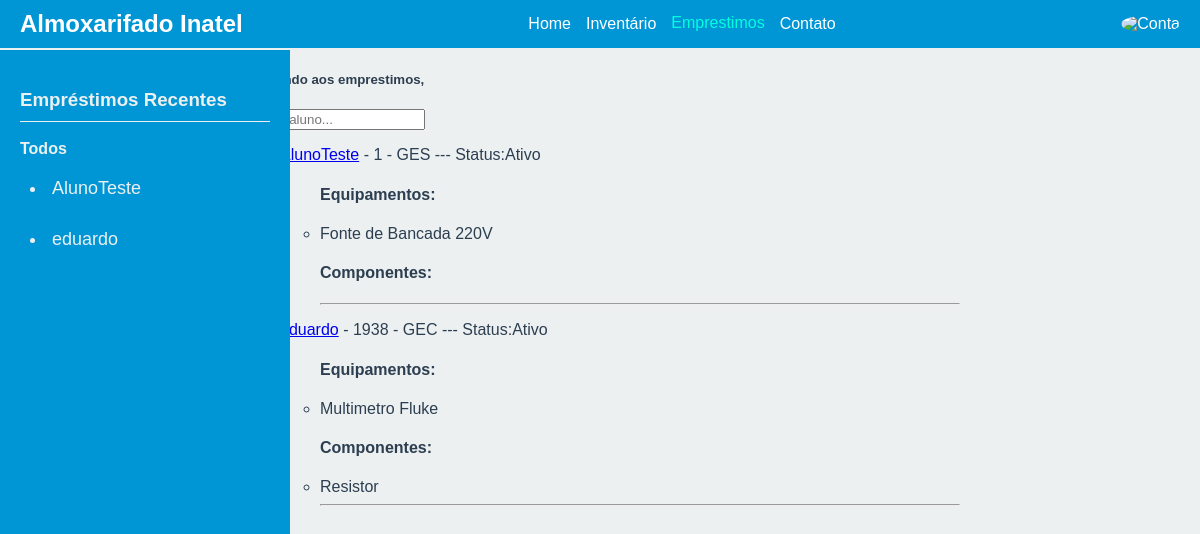
Page /emprestimos/ on the committed database.
### autenticacao/models.py (models this page shows, shortened)
class Aluno(models.Model):
    user = models.OneToOneField(User, on_delete=models.CASCADE, primary_key=True)
    matricula = models.IntegerField(unique=True)
    curso = models.CharField(max_length=50)

class User(AbstractUser):
    name = models.CharField(max_length=200, null=True)
    email= models.EmailField(unique=True, null=True)
    is_aluno = models.BooleanField(default=False)
    is_funcionario =models.BooleanField(default=False)
    USERNAME_FIELD = 'email'
    REQUIRED_FIELDS = []

### emprestimos/models.py (models this page shows, shortened)
class Emprestimo(models.Model):
    id = models.BigAutoField(primary_key=True, unique=True)
    estado = models.CharField(max_length=50)
    data_de_retirada = models.DateField(verbose_name='Data de Retirada')
    data_de_devolucao = models.DateField(verbose_name='Data de Devolução')
    aluno = models.ForeignKey(Aluno, on_delete=models.PROTECT)
    funcionario = models.ForeignKey(Funcionario, on_delete=models.PROTECT)

### inventario/models.py (models this page shows, shortened)
class Equipamento(models.Model):
    id = models.IntegerField(primary_key=True, unique=True)
    nome = models.CharField(max_length=50)
    descricao = models.CharField(max_length=500,verbose_name='Descrição')
    emprestimo = models.ForeignKey(Emprestimo, on_delete=models.SET_DEFAULT, default=None, blank=True, null=True)

class Emprestimo_has_components(models.Model):
    emprestimo = models.ForeignKey(Emprestimo, on_delete=models.CASCADE)
    componente = models.ForeignKey(Componente, on_delete=models.PROTECT)
    quantidade = models.IntegerField()

class Componente(models.Model):
    id = models.AutoField(primary_key=True, unique=True)
    nome = models.CharField(max_length=50)
    unidade_de_medida = models.CharField(max_length=50, verbose_name='Unidade de Medida')
    valor = models.DecimalField(decimal_places=4, max_digits=16)
    localizacao = models.CharField(max_length=50, verbose_name='Localização')

### emprestimos/views.py (the view)
# urls.py: path('',EmprestimoView, name='emprestimo'),
def EmprestimoView(request):
    q = request.GET.get('q') if request.GET.get('q') is not None else ''
    alunos = Aluno.objects.filter(Q(user__username__icontains=q))[:8]
    emprestimos = Emprestimo.objects.all().order_by('-id')
    equipamentos = Equipamento.objects.filter(emprestimo__in=emprestimos)
    componentes = Emprestimo_has_components.objects.filter(emprestimo__in=emprestimos)
    alunos_com_emprestimos = Aluno.objects.filter(emprestimo__isnull=False).distinct()
    alunos_com_emprestimos = sorted(alunos_com_emprestimos, key=lambda aluno: aluno.emprestimo_set.order_by('-id').first().id, reverse=True)
    context = {
        'alunos': alunos,
        'equipamentos': equipamentos,
        'emprestimos': emprestimos,
        'componentes': componentes,
        'alunos_com_emprestimos': alunos_com_emprestimos,
    }
    return render(request, 'emprestimos_almoxarife.html', context)

### emprestimos/templates/emprestimos_almoxarife.html (shortened to what this page needs)
{% extends "base.html" %}
{% block content %}
<div class="emprestimos-container">
    <div>
        {% include 'componente_emprestimo_recente.html' %}
    </div>
    <div>
        <h5>Bem vindo aos emprestimos, {{ user.username }}</h5>
        {% include 'navbar.html' %}
        {% include 'componente_feed.html' %}
    </div>
</div>
{% endblock content %}

### emprestimos/templates/componente_emprestimo_recente.html (shortened to what this page needs)
<head>
</head>
<body>
    <div class="sidebar">
        <h3>Empréstimos Recentes</h3>
        <div class="link-container">
            <a href="{% url 'emprestimo' %}">Todos</a>
        </div>
        {% for aluno in alunos_com_emprestimos %}
        <div class="aluno-link">
            <li><a href="{% url 'detalhes' pk=aluno.matricula %}">{{ aluno.user.username }}</a></li>
        </div>
        {% endfor %}
    </div>
</body>

### emprestimos/templates/componente_feed.html
<div>
    {% for aluno in alunos %}
    <div>
        <ul>
            {% for emprestimo in emprestimos %}
                {% if emprestimo.aluno == aluno %}
                    <li><a href="{% url 'detalhes' pk=aluno.matricula %}">{{ aluno.user.username }}</a> - {{aluno.matricula}} - {{aluno.curso}}    ---    Status:{{emprestimo.estado}}</li>
                    <ul>
                        <h4>Equipamentos:</h4>
                        {% for equipamento in equipamentos %}
                            {% if equipamento.emprestimo == emprestimo %}
                                <li>{{ equipamento.nome }}</li>
                            {% endif %}
                        {% endfor %}
                        <h4>Componentes:</h4>
                        {% for componente in componentes %}
                            {% if componente.emprestimo == emprestimo %}
                                <li>{{ componente.componente.nome }}</li>
                            {% endif %}
                        {% endfor %}
                        <hr>
                    </ul>
                {% endif %}
            {% endfor %}
        </ul>
    </div>
    {% endfor %}
</div>

### static/css/base.css (style rules this page uses)
body { font-family: Nunito sans, sans-serif; flex-direction: column; min-height: 100vh; margin: 0; padding: 0; background-color: #f0f8ff; }

### emprestimos/templates/emprestimos_almoxarife.html (style rules this page uses)
.emprestimos-container { display: grid; grid-template-columns: 1fr 3fr 1fr; margin-top: 40px; }

### emprestimos/templates/componente_emprestimo_recente.html (style rules this page uses)
body { font-family: Arial, sans-serif; background-color: #ecf0f1; color: #2c3e50; margin: 0; padding: 0; }
.sidebar { width: 250px; background-color: #0096d6; color: #ecf0f1; padding: 20px; position: fixed; height: 100%; }
.sidebar h3 { border-bottom: 1px solid #ecf0f1; padding-bottom: 10px; }
.sidebar .link-container { margin-bottom: 10px; }
.sidebar .link-container a { text-decoration: none; color: #ecf0f1; font-weight: bold; }
.sidebar .aluno-link { background-color: #0096d6; padding: 10px; margin-bottom: 10px; border-radius: 5px; }
.sidebar .aluno-link a { text-decoration: none; color: #ecf0f1; font-size: 18px; }

### rows in the picture
Aluno: user.username "AlunoTeste", matricula "1", curso "GES"
Aluno: user.username "eduardo", matricula "1938", curso "GEC"
Emprestimo: estado "Ativo"
Equipamento: nome "Fonte de Bancada 220V"
Emprestimo: estado "Ativo"
Equipamento: nome "Multimetro Fluke"
Emprestimo_has_components: componente.nome "Resistor"
